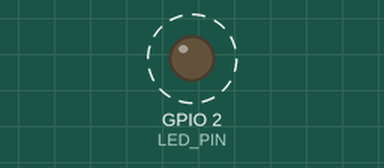
The program below on a simulated ESP32. Parts: output pins drawn as LEDs (lit = HIGH). Dashed ring = blinking. Random numbers use the default seed unless the program sets one; what the program prints to the serial monitor is not drawn.

Above: at 1.1 s.
Timing chart, 0 to 3.5 s (numbered marks = the images above):
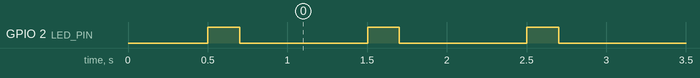

The program:

main.cpp
```cpp
#include <Arduino.h>

/**
 * Simulation only: generates synthetic power samples and prints telemetry.
 * No sensor, mains interface, Matter, or ESPHome implementation is present.
 */

constexpr int LED_PIN = 2;

float simulatedWatts = 120.0f;
double cumulativeWh = 0.0;

void setup() {
  pinMode(LED_PIN, OUTPUT);
  Serial.begin(115200);
  delay(500);
  Serial.println(F("OpenWatt Node simulation boot — synthetic telemetry"));
}

void loop() {
  // Simulate power sample jitter
  simulatedWatts += (float)(random(-30, 31));
  if (simulatedWatts < 0) simulatedWatts = 0;
  cumulativeWh += simulatedWatts / 3600.0; // per-second sample stand-in

  digitalWrite(LED_PIN, HIGH);
  Serial.printf(
      "{\"w\":%.1f,\"wh\":%.2f,\"mode\":\"local\"}\n",
      simulatedWatts,
      cumulativeWh);
  delay(200);
  digitalWrite(LED_PIN, LOW);
  delay(800);
}
```

Measured:
- by itself, GPIO 2 (LED_PIN): alternates HIGH for 0.20 s and LOW for 0.80 s
